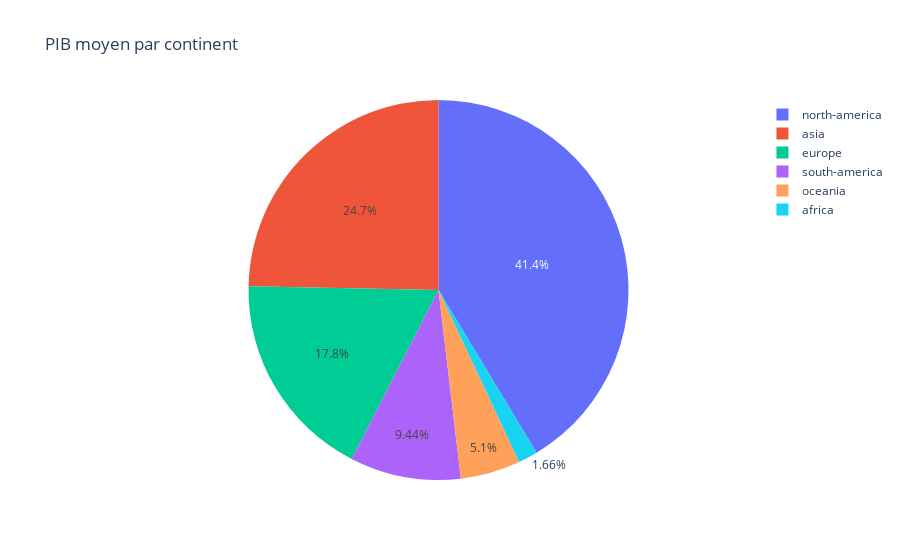

The notebook cell this image was saved under:
### Code cell
fig_continent_gdp = px.pie(df_continent_gdp, values='Gdp', names='Continent', title='PIB moyen par continent')
fig_continent_gdp.show()

### Figure 1 — Plotly figure (JSON) as saved in the notebook; plotly's stock layout.template omitted (floating-point values rounded to 4 significant figures)
{"data": [{"domain": {"x": [0, 1], "y": [0, 1]}, "hovertemplate": "Continent=%{label}<br>Gdp=%{value}<extra></extra>", "labels": ["africa", "oceania", "south-america", "europe", "asia", "north-america"], "legendgroup": "", "name": "", "showlegend": true, "type": "pie", "values": [54770000000.0, 168200000000.0, 311500000000.0, 586000000000.0, 814400000000.0, 1365000000000.0]}], "layout": {"legend": {"tracegroupgap": 0}, "title": {"text": "PIB moyen par continent"}}}
